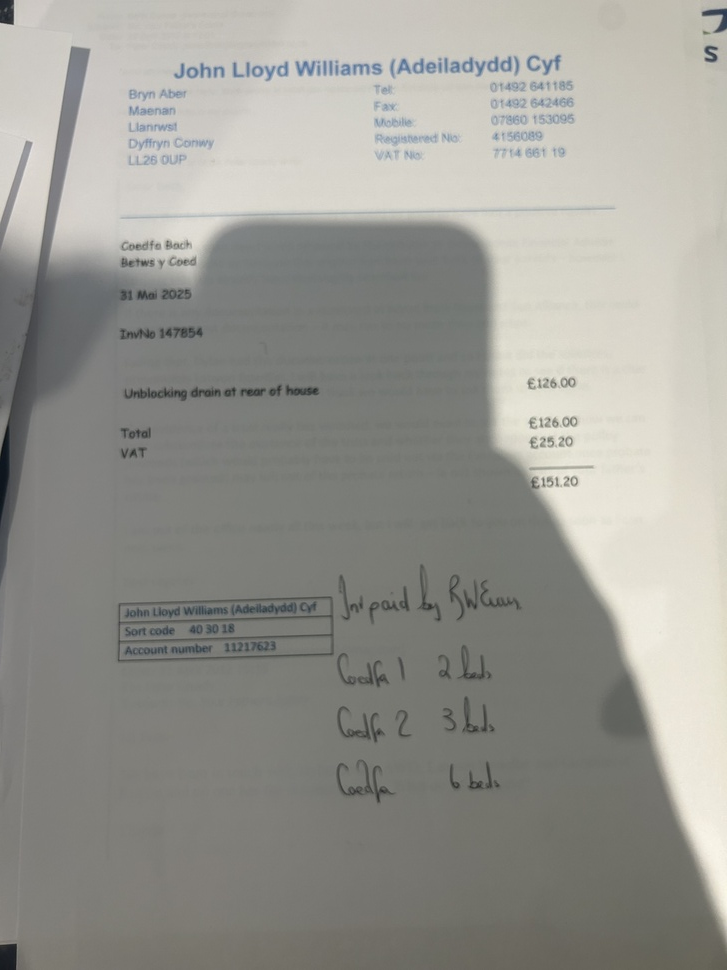
//> input picture data/uploads/20250703_171427_image0.jpeg, 727 x 970 px, shrunk from 3024 x 4032 before the run, given in place of out.png, which was not available
$ ./layout out.png   (built with g++ and OpenCV 4, the #if around main switched on)
//> lines starting //> are read from the running program, lines starting //| are printed output that depends on the picture; after the words box and inside, x2 and y2 are one past the last pixel; in counts of white or black regions, pixels touching at a corner belong together; pictures that were not available may be replaced by others from this repository, and a replacement may not be noted
#include "layout.h"
#include <opencv2/opencv.hpp>
#include <iostream>
#include <algorithm>

namespace owlin {
namespace layout {

// Helper: Print bounding boxes
static void print_boxes(const std::vector<cv::Rect>& boxes, const std::string& label) {
    std::cout << label << ": " << boxes.size() << " regions\n";
    for (size_t i = 0; i < boxes.size(); ++i) {
        std::cout << "  Box " << i << ": x=" << boxes[i].x << ", y=" << boxes[i].y
                  << ", w=" << boxes[i].width << ", h=" << boxes[i].height << "\n";
    }
}

// Detect text blocks using contours (can be improved with morphology)
std::vector<cv::Rect> detect_text_blocks(const cv::Mat& preprocessed_img) {
    std::vector<std::vector<cv::Point>> contours;
    std::vector<cv::Rect> boxes;
    cv::Mat img_bin;
    if (preprocessed_img.channels() == 3)
        cv::cvtColor(preprocessed_img, img_bin, cv::COLOR_BGR2GRAY);
    else
        img_bin = preprocessed_img.clone();
    if (img_bin.type() != CV_8U)
        img_bin.convertTo(img_bin, CV_8U);
    // Find contours (external only)
    cv::findContours(img_bin, contours, cv::RETR_EXTERNAL, cv::CHAIN_APPROX_SIMPLE);
    for (const auto& c : contours) {
        cv::Rect box = cv::boundingRect(c);
        // Filter small regions
        if (box.area() > 100) boxes.push_back(box);
    }
    print_boxes(boxes, "Text blocks");
    return boxes;
}

// Detect text lines using horizontal projection and contours
std::vector<cv::Rect> detect_text_lines(const cv::Mat& preprocessed_img) {
    // For demo: use same as blocks, but could use morphology for lines
    // (e.g., horizontal dilation then contour)
    std::vector<cv::Rect> lines = detect_text_blocks(preprocessed_img);
    print_boxes(lines, "Text lines");
    return lines;
}

// Draw bounding boxes on an image
cv::Mat draw_bounding_boxes(const cv::Mat& img, const std::vector<cv::Rect>& boxes, const cv::Scalar& color, int thickness) {
    cv::Mat out;
    if (img.channels() == 1)
        cv::cvtColor(img, out, cv::COLOR_GRAY2BGR);
    else
        out = img.clone();
    for (const auto& box : boxes) {
        cv::rectangle(out, box, color, thickness);
    }
    return out;
}

// Demo function: load, detect, draw, show
void demo_layout_analysis(const std::string& image_path) {
//> called with image_path = "out.png"
    cv::Mat img = cv::imread(image_path, cv::IMREAD_GRAYSCALE);
//> img: 970 rows x 727 cols, CV_8UC1; min 12, max 246, mean 151.3
    if (img.empty()) {
        std::cerr << "Failed to load image: " << image_path << std::endl;
        return;
    }
    std::vector<cv::Rect> blocks = detect_text_blocks(img);
//> in detect_text_blocks, `cv::findContours(img_bin, contours, cv::RETR_EXTERNAL, cv::CHAIN_APPRO..`: contours = 1 contour; box (x1, y1, x2, y2) and area: (0, 0, 727, 970) 703494
//> the loop in detect_text_blocks, `for (const auto& c : contours)` made 1 pass
//> (c, box) on pass 1: (4 Points (x, y): [0, 0], [0, 969], [726, 969], [726, 0], Rect(0, 0, 727, 970))
//| Text blocks: 1 regions
//> the loop in print_boxes, `for (size_t i = 0; i < boxes.size(); ++i)` made 1 pass
//|   Box 0: x=0, y=0, w=727, h=970
//> blocks = 1 Rect (x, y, width, height): [0, 0, 727, 970]
    std::vector<cv::Rect> lines = detect_text_lines(img);
//> the loop in detect_text_blocks (call 2), `for (const auto& c : contours)` made 1 pass
//| Text blocks: 1 regions
//> the loop in print_boxes (call 2), `for (size_t i = 0; i < boxes.size(); ++i)` made 1 pass
//|   Box 0: x=0, y=0, w=727, h=970
//| Text lines: 1 regions
//> lines = 1 Rect (x, y, width, height): [0, 0, 727, 970]
    cv::Mat vis = draw_bounding_boxes(img, blocks, cv::Scalar(0,255,0), 2);
//> the loop in draw_bounding_boxes, `for (const auto& box : boxes)` made 1 pass
//> after the loop in draw_bounding_boxes, `for (const auto& box : boxes)`:
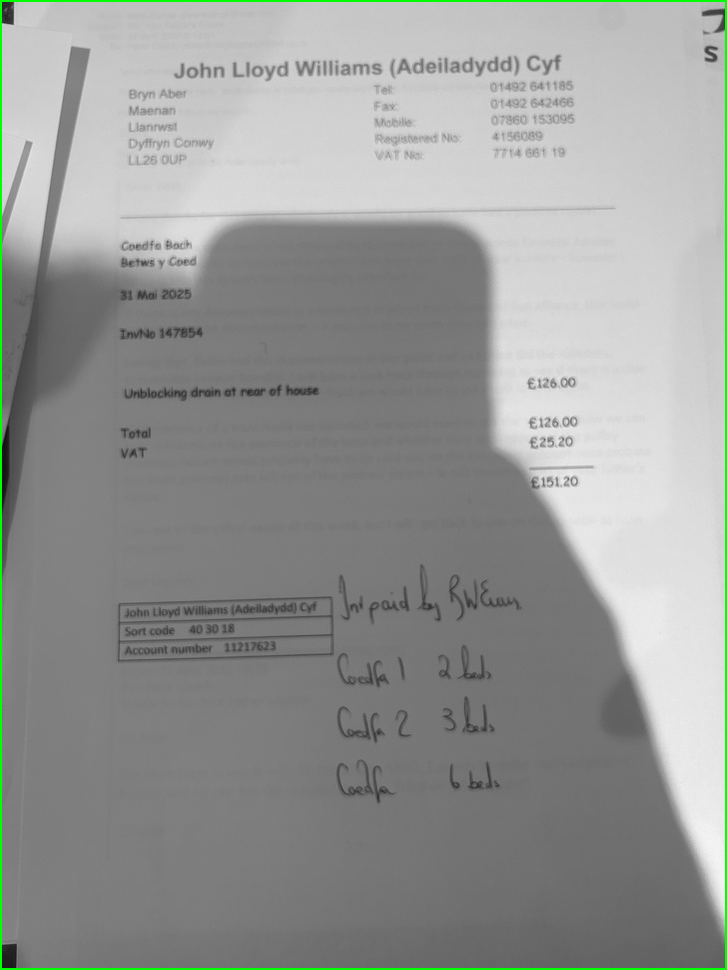
//> out: 970 rows x 727 cols, CV_8UC3; mean B, G, R 149.7, 152.2, 149.7
    vis = draw_bounding_boxes(vis, lines, cv::Scalar(0,0,255), 1);
//> call 2 of draw_bounding_boxes, with color = Scalar(0, 0, 255), thickness = 1
//> the loop in draw_bounding_boxes (call 2), `for (const auto& box : boxes)` made 1 pass
//> after the loop in draw_bounding_boxes (call 2), `for (const auto& box : boxes)`:
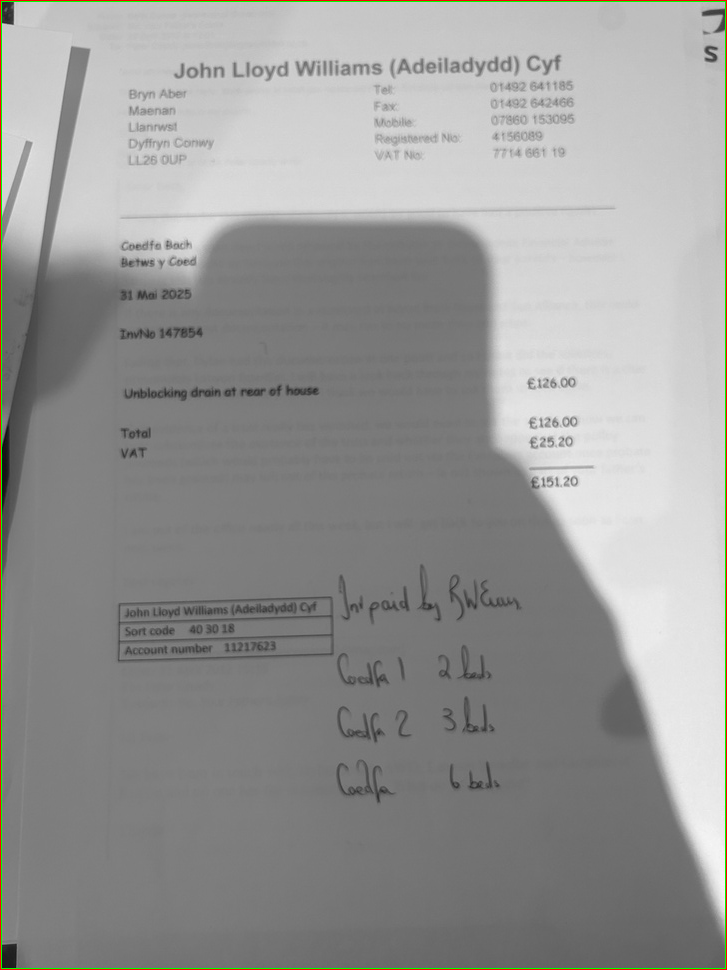
//> out: 970 rows x 727 cols, CV_8UC3; 0.48% of pixels changed, all inside (x1, y1, x2, y2) = (0, 0, 727, 970)
    cv::imshow("Layout Analysis Demo", vis);
    std::cout << "Press any key in the image window to exit...\n";
    cv::waitKey(0);
}

} // namespace layout
} // namespace owlin

#ifdef OWLIN_LAYOUT_TEST_MAIN
int main(int argc, char* argv[]) {
    if (argc < 2) {
        std::cerr << "Usage: " << argv[0] << " <preprocessed_image_path>\n";
        return 1;
    }
    owlin::layout::demo_layout_analysis(argv[1]);
    return 0;
}
#endif
